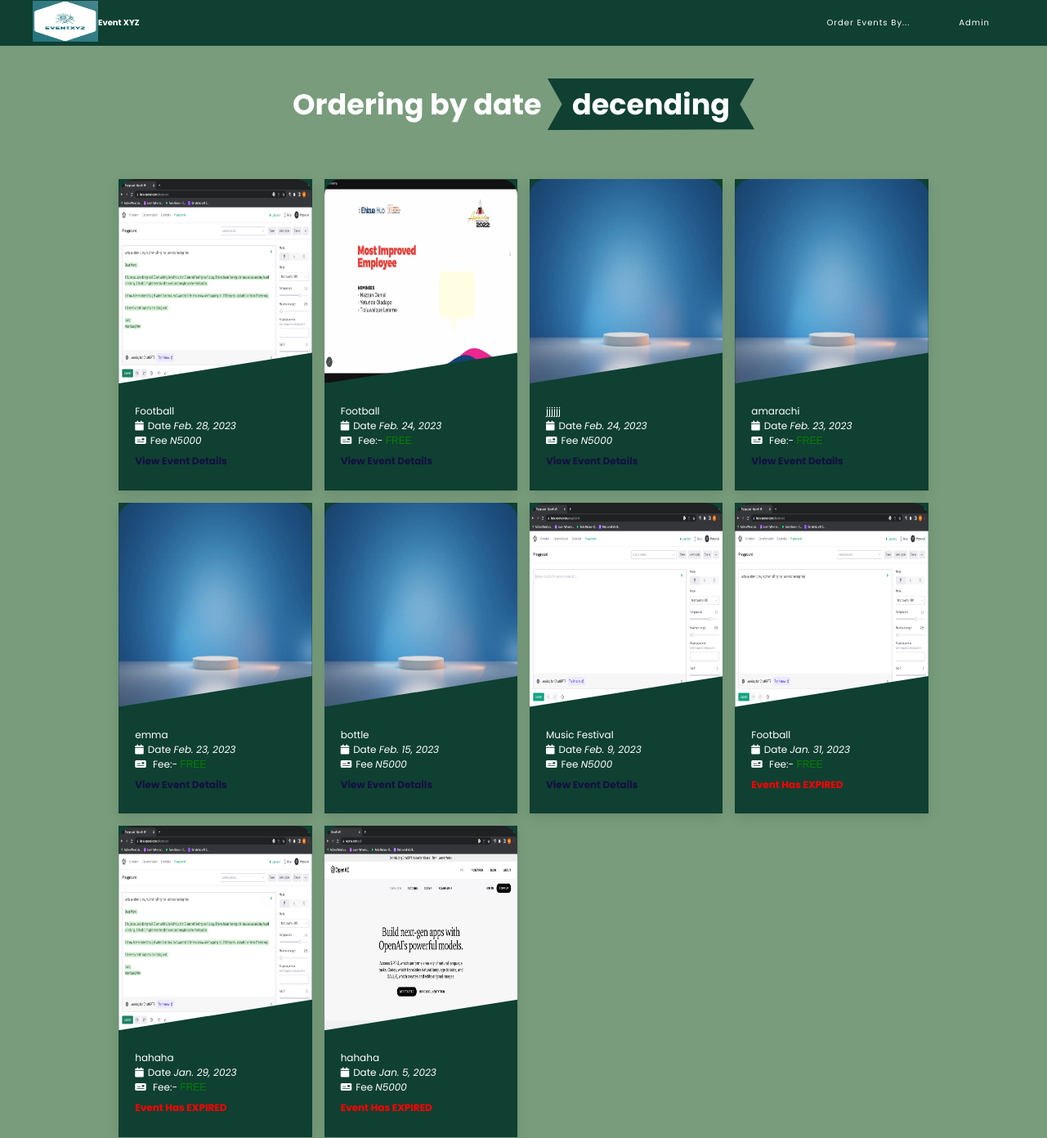
/decend-date/ (upper part), run on an earlier commit of the app's database.
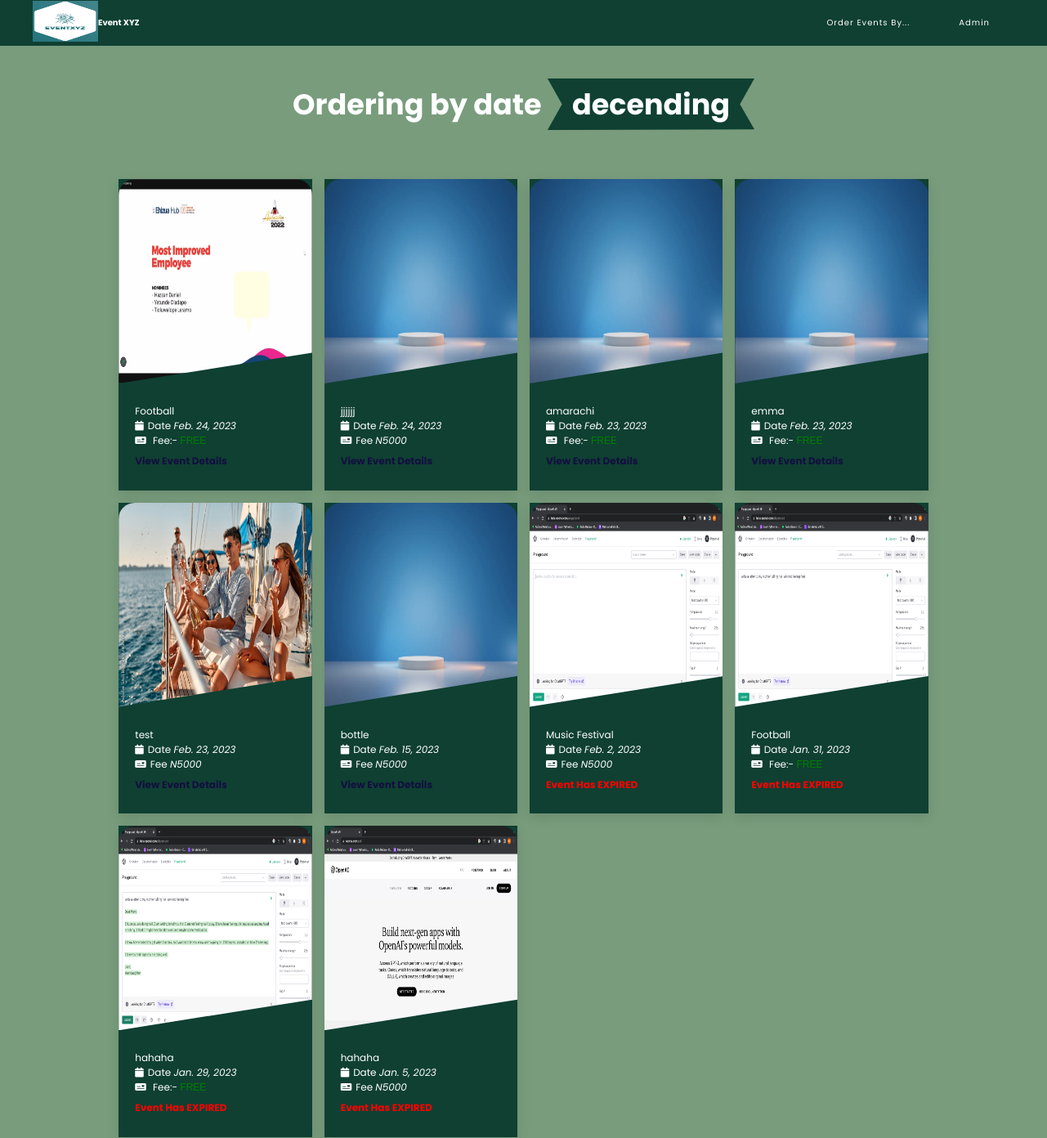
And on a later commit of the database.
### AdminSection/models.py (models this page shows, shortened)
class Event(models.Model):
    event_name = models.CharField(max_length=100)
    location = models.CharField(max_length=100)
    price = models.CharField(max_length=100, blank=True, null=True,)
    space_capacity = models.IntegerField(blank=True, null=True,)
    description = models.TextField(max_length=5000, blank=True, null=True,)
    event_date = models.DateField(null=True, blank=True)
    event_time = models.TimeField(null=True, blank=True)
    event_end_date = models.DateTimeField(null=True, blank=True)
    bookings = models.IntegerField(default=0)
    slot_left = models.IntegerField(default=0)
    header_images = models.ImageField(null=True, blank=True, upload_to="images/")
    is_cancelled = models.BooleanField(default=False)
    def expired_event(self):
        mydate = timezone.now().date()
        if mydate > self.event_date:
            return True

### UserSection/views.py (the view)
# urls.py: path("decend-date/", DateDecendView.as_view(), name="order_by_date_decend"),
class DateDecendView(ListView):
    model = Event
    template_name = "by_date_decending.html"
    ordering = '-event_date'

### UserSection/templates/by_date_decending.html (shortened to what this page needs)
{%extends 'home.html' %}
{%block home%}
<section class="blogs" id="blogs">
    <h1 class="heading"> Ordering by date  <span>decending</span> </h1>
    <div class="box-container">
        {% for event in object_list %}
        <div class="box" >
            <a href="{%url 'free_event_details_page' event.pk%}">
            <img src="{{event.header_images.url}}" alt="">
            <div class="content">
                <div class="icons">
                    <p>{{event.event_name}} </p>
                </div>
                <div class="icons">
                   <p><i class="fas fa-calendar"></i>Date <i>{{event.event_date}}</i> </p>
                </div>
                {%if event.price%}
                <div class="icons">
                    <p><i class="fas fa-money-check"></i>Fee <i>N5000</i> </p>
                 </div>
                 {%else%}
                 <div class="icons">
                    <p><i class="fas fa-money-check"></i> Fee:- <span style="color: green; font: 1em sans-serif;;">FREE</span> </p>
                 </div>
                 {%endif%}
                 {%if not event.expired_event%}
                    <h3>View Event Details</h3>
                 {%else%}
                    <h3 style="color:red;" >Event Has EXPIRED</h3>
                {%endif%}
            </div>
            </a>
        </div>
        {%endfor%}
    </div>
</section>
{%endblock%}

What changed in the data, as far as the page shows it:
removed Event: header_images (picture), event_name "Football", event_date "Feb. 28, 2023", price "6677" (drawn), shows "View Event Details"
added Event: header_images (picture), event_name "test", event_date "Feb. 23, 2023", price "2000" (drawn), shows "View Event Details"
changed Event "Music Festival": event_date "Feb. 9, 2023" → "Feb. 2, 2023"; event_date "View Event Details" → "Event Has EXPIRED"
